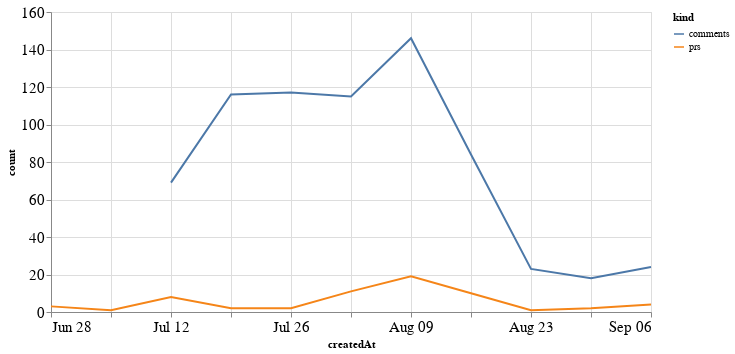

Notebook code cell kept with this figure:
### Code cell
alt.Chart(total_time, width=600).mark_line().encode(
    x='createdAt',
    y='count',
    color='kind'
)

### Figure 1 — Vega-Lite specification as saved in the notebook (floating-point values rounded to 4 significant figures)
{"config": {"axisLeft": {"labelFontSize": 15}, "axisBottom": {"labelFontSize": 15}}, "data": {"name": "data-e1175ed96f6d596cd26cdd9c40883e05"}, "mark": "line", "encoding": {"color": {"type": "nominal", "field": "kind"}, "x": {"type": "temporal", "field": "createdAt"}, "y": {"type": "quantitative", "field": "count"}}, "width": 600, "$schema": "https://vega.github.io/schema/vega-lite/v4.8.1.json", "datasets": {"data-e1175ed96f6d596cd26cdd9c40883e05": [{"createdAt": "2020-06-28T00:00:00", "kind": "prs", "count": 3.0}, {"createdAt": "2020-07-05T00:00:00", "kind": "prs", "count": 1.0}, {"createdAt": "2020-07-12T00:00:00", "kind": "prs", "count": 8.0}, {"createdAt": "2020-07-19T00:00:00", "kind": "prs", "count": 2.0}, {"createdAt": "2020-07-26T00:00:00", "kind": "prs", "count": 2.0}, {"createdAt": "2020-08-02T00:00:00", "kind": "prs", "count": 11.0}, {"createdAt": "2020-08-09T00:00:00", "kind": "prs", "count": 19.0}, {"createdAt": "2020-08-16T00:00:00", "kind": "prs", "count": 10.0}, {"createdAt": "2020-08-23T00:00:00", "kind": "prs", "count": 1.0}, {"createdAt": "2020-08-30T00:00:00", "kind": "prs", "count": 2.0}, {"createdAt": "2020-09-06T00:00:00", "kind": "prs", "count": 4.0}, {"createdAt": "2020-06-28T00:00:00", "kind": "comments", "count": null}, {"createdAt": "2020-07-05T00:00:00", "kind": "comments", "count": null}, {"createdAt": "2020-07-12T00:00:00", "kind": "comments", "count": 69.0}, {"createdAt": "2020-07-19T00:00:00", "kind": "comments", "count": 116.0}, {"createdAt": "2020-07-26T00:00:00", "kind": "comments", "count": 117.0}, {"createdAt": "2020-08-02T00:00:00", "kind": "comments", "count": 115.0}, {"createdAt": "2020-08-09T00:00:00", "kind": "comments", "count": 146.0}, {"createdAt": "2020-08-16T00:00:00", "kind": "comments", "count": 84.0}, {"createdAt": "2020-08-23T00:00:00", "kind": "comments", "count": 23.0}, {"createdAt": "2020-08-30T00:00:00", "kind": "comments", "count": 18.0}, {"createdAt": "2020-09-06T00:00:00", "kind": "comments", "count": 24.0}]}}
